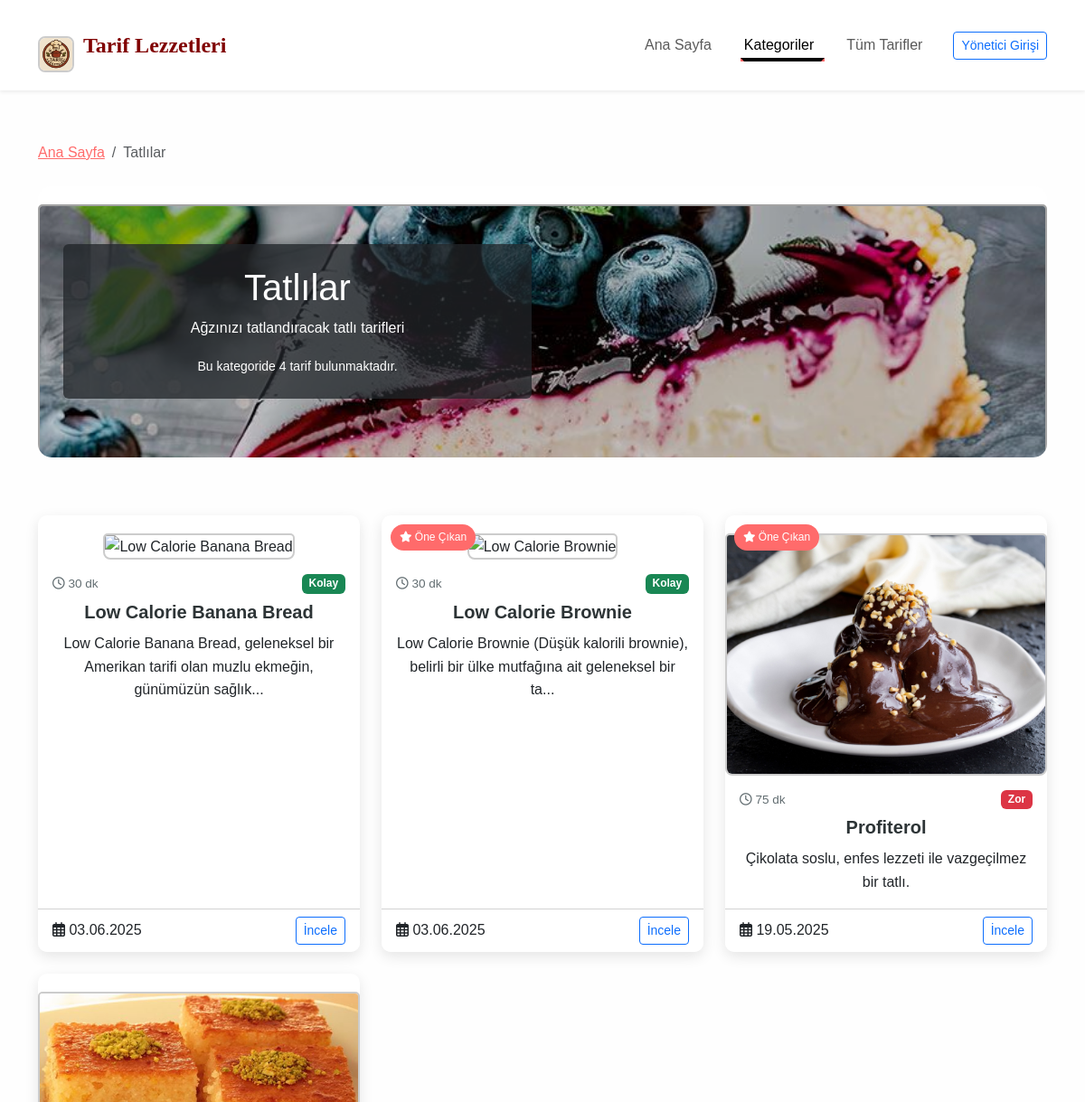
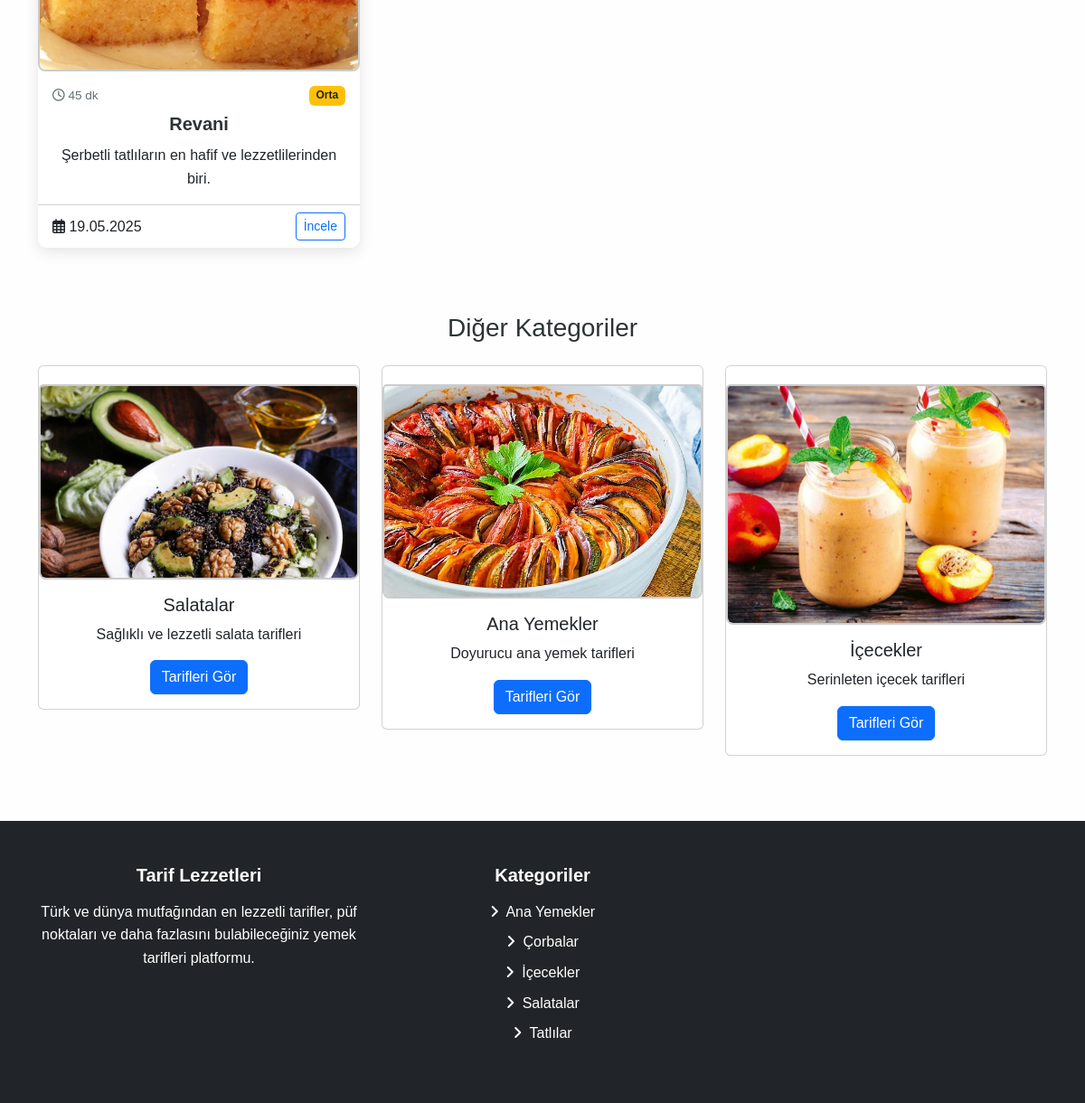
The page /kategori.php?id=3 on the database its author committed (2 pictures, top to bottom).
### tables this page shows
CREATE TABLE `kategoriler` (
  `id` int(11) NOT NULL,
  `kategori_adi` varchar(100) NOT NULL,
  `aciklama` text DEFAULT NULL,
  `resim` varchar(255) DEFAULT NULL,
  `olusturma_tarihi` timestamp NOT NULL DEFAULT current_timestamp()
);

CREATE TABLE `tarifler` (
  `id` int(11) NOT NULL,
  `kategori_id` int(11) NOT NULL,
  `tarif_adi` varchar(255) NOT NULL,
  `aciklama` text NOT NULL,
  `malzemeler` text NOT NULL,
  `yapilis` text NOT NULL,
  `sure` int(11) NOT NULL COMMENT 'Dakika cinsinden',
  `porsiyon` int(11) NOT NULL,
  `zorluk` enum('Kolay','Orta','Zor') NOT NULL DEFAULT 'Orta',
  `resim` varchar(255) DEFAULT NULL,
  `video_url` varchar(255) DEFAULT NULL,
  `eklenme_tarihi` timestamp NOT NULL DEFAULT current_timestamp(),
  `guncelleme_tarihi` timestamp NULL DEFAULT NULL ON UPDATE current_timestamp(),
  `yazar` varchar(100) DEFAULT NULL,
  `one_cikan` tinyint(1) NOT NULL DEFAULT 0,
  `goruntulenme` int(11) NOT NULL DEFAULT 0
);

### includes/config.php (called while the page is built, shortened)
<?php
try {
    $db = new PDO("mysql:host=".DB_HOST.";dbname=".DB_NAME.";charset=utf8", DB_USER, DB_PASS);
    $db->setAttribute(PDO::ATTR_ERRMODE, PDO::ERRMODE_EXCEPTION);
    $db->setAttribute(PDO::ATTR_DEFAULT_FETCH_MODE, PDO::FETCH_ASSOC);
} catch(PDOException $e) {
    die("Veritabanı bağlantı hatası: " . $e->getMessage());
}
function tarih_formati($tarih) {
    return date('d.m.Y', strtotime($tarih));
}
function kisalt($icerik, $uzunluk = 100) {
    if(strlen($icerik) > $uzunluk) {
        $icerik = substr($icerik, 0, $uzunluk) . '...';
    }
    return $icerik;
}
function kategorileri_getir() {
    global $db;
    $sorgu = $db->query("SELECT * FROM kategoriler ORDER BY kategori_adi ASC");
    return $sorgu->fetchAll();
}

### kategori.php (the view, shortened to what this page needs)
<?php
$kategori_id = (int)$_GET['id'];
include 'includes/header.php';
$kategori_sorgu = $db->prepare("SELECT * FROM kategoriler WHERE id = :id");
$kategori_sorgu->execute(['id' => $kategori_id]);
$kategori = $kategori_sorgu->fetch();
$sayfa = isset($_GET['sayfa']) && is_numeric($_GET['sayfa']) ? (int)$_GET['sayfa'] : 1;
$limit = 9;
$baslangic = ($sayfa - 1) * $limit;
$tarif_sorgu = $db->prepare("SELECT * FROM tarifler WHERE kategori_id = :kategori_id ORDER BY eklenme_tarihi DESC LIMIT :baslangic, :limit");
$tarif_sorgu->bindParam(':kategori_id', $kategori_id, PDO::PARAM_INT);
$tarif_sorgu->bindParam(':baslangic', $baslangic, PDO::PARAM_INT);
$tarif_sorgu->bindParam(':limit', $limit, PDO::PARAM_INT);
$tarif_sorgu->execute();
$tarifler = $tarif_sorgu->fetchAll();
$toplam_sorgu = $db->prepare("SELECT COUNT(*) FROM tarifler WHERE kategori_id = :kategori_id");
$toplam_sorgu->execute(['kategori_id' => $kategori_id]);
$toplam_tarif = $toplam_sorgu->fetchColumn();
?>
<div class="container">
    <nav aria-label="breadcrumb" class="mt-2 mb-4">
        <ol class="breadcrumb">
            <li class="breadcrumb-item"><a href="index.php">Ana Sayfa</a></li>
            <li class="breadcrumb-item active" aria-current="page"><?php echo $kategori['kategori_adi']; ?></li>
        </ol>
    </nav>
    <div class="row mb-4">
        <div class="col-12">
            <div class="card category-banner">
                <img src="assets/img/kategoriler/<?php echo $kategori['resim']; ?>" class="card-img" alt="<?php echo $kategori['kategori_adi']; ?>">
                <div class="card-img-overlay d-flex align-items-center">
                    <div class="container">
                        <div class="row">
                            <div class="col-md-8 col-lg-6">
                                <div class="bg-dark bg-opacity-75 p-4 rounded text-white">
                                    <h1 class="card-title"><?php echo $kategori['kategori_adi']; ?></h1>
                                    <p class="card-text"><?php echo $kategori['aciklama']; ?></p>
                                    <p class="card-text"><small>Bu kategoride <?php echo $toplam_tarif; ?> tarif bulunmaktadır.</small></p>
                                </div>
                            </div>
                        </div>
                    </div>
                </div>
            </div>
        </div>
    </div>
    <div class="row">
        <?php if(count($tarifler) > 0): ?>
            <?php foreach($tarifler as $tarif): ?>
            <div class="col-md-4 mb-4">
                <div class="card recipe-card h-100">
                    <div class="recipe-image">
                        <?php if($tarif['one_cikan']): ?>
                        <div class="recipe-featured"><i class="fas fa-star"></i> Öne Çıkan</div>
                        <?php endif; ?>
                    </div>
                    <div class="card-body">
                        <div class="recipe-meta d-flex justify-content-between mb-2">
                            <span class="recipe-time"><i class="far fa-clock"></i> <?php echo $tarif['sure']; ?> dk</span>
                            <span class="recipe-difficulty badge <?php
                                if($tarif['zorluk'] == 'Kolay') echo 'bg-success';
                                elseif($tarif['zorluk'] == 'Orta') echo 'bg-warning text-dark';
                                else echo 'bg-danger';
                            ?>"><?php echo $tarif['zorluk']; ?></span>
                        </div>
                        <h5 class="card-title"><a href="tarif_detay.php?id=<?php echo $tarif['id']; ?>" class="text-decoration-none"><?php echo $tarif['tarif_adi']; ?></a></h5>
                        <p class="card-text"><?php echo kisalt($tarif['aciklama'], 100); ?></p>
                    </div>
                    <div class="card-footer bg-white d-flex justify-content-between align-items-center">
                        <span><i class="far fa-calendar-alt"></i> <?php echo tarih_formati($tarif['eklenme_tarihi']); ?></span>
                        <a href="tarif_detay.php?id=<?php echo $tarif['id']; ?>" class="btn btn-sm btn-outline-primary">İncele</a>
                    </div>
                </div>
            </div>
            <?php endforeach; ?>
        <?php endif; ?>
    </div>
    <div class="row mt-5">
        <div class="col-12">
            <h3 class="text-center mb-4">Diğer Kategoriler</h3>
        </div>
        <?php
        $diger_kategoriler_sorgu = $db->prepare("SELECT * FROM kategoriler WHERE id != :id ORDER BY RAND() LIMIT 3");
        $diger_kategoriler_sorgu->execute(['id' => $kategori_id]);
        $diger_kategoriler = $diger_kategoriler_sorgu->fetchAll();
        foreach($diger_kategoriler as $diger_kat):
        ?>
        <div class="col-md-4 mb-4">
            <div class="card other-category-card">
                <img src="assets/img/kategoriler/<?php echo $diger_kat['resim']; ?>" class="card-img-top" alt="<?php echo $diger_kat['kategori_adi']; ?>">
                <div class="card-body text-center">
                    <h5 class="card-title"><?php echo $diger_kat['kategori_adi']; ?></h5>
                    <p class="card-text"><?php echo kisalt($diger_kat['aciklama'], 80); ?></p>
                    <a href="kategori.php?id=<?php echo $diger_kat['id']; ?>" class="btn btn-primary">Tarifleri Gör</a>
                </div>
            </div>
        </div>
        <?php endforeach; ?>
    </div>
</div>
<?php include 'includes/footer.php'; ?>

### includes/footer.php (shortened to what this page needs)
 </main>
    <footer class="bg-dark text-white py-5">
        <div class="container">
            <div class="row">
                <div class="col-md-4 mb-4 mb-md-0">
                    <h5 class="mb-3">Tarif Lezzetleri</h5>
                    <p>Türk ve dünya mutfağından en lezzetli tarifler, püf noktaları ve daha fazlasını bulabileceğiniz yemek tarifleri platformu.</p>
                </div>
                <div class="col-md-4 mb-4 mb-md-0">
                    <h5 class="mb-3">Kategoriler</h5>
                    <ul class="list-unstyled">
                        <?php
                        $footer_kategoriler = kategorileri_getir();
                        foreach($footer_kategoriler as $kategori):
                        ?>
                        <li class="mb-2"><a href="kategori.php?id=<?php echo $kategori['id']; ?>" class="text-white text-decoration-none"><i class="fas fa-angle-right me-1"></i> <?php echo $kategori['kategori_adi']; ?></a></li>
                        <?php endforeach; ?>
                    </ul>
                </div>
    </footer>
</body>
</html>

### assets/css/style.css (style rules this page uses)
:root { --primary: #ff6b6b; --secondary: #4ecdc4; --dark: #2d3436; --light: #f9f9f9; --gray: #dfe6e9; --success: #55efc4; --warning: #ffeaa7; --danger: #ff7675; --info: #74b9ff; }
body { font-family: 'Nunito', -apple-system, BlinkMacSystemFont, "Segoe UI", Roboto, "Helvetica Neue", Arial, sans-serif; color: var(--dark); background-color: var(--light); line-height: 1.6; }
a { color: var(--primary); transition: all 0.3s ease; }
.recipe-card { border: none; border-radius: 10px; overflow: hidden; box-shadow: 0 5px 15px rgba(0, 0, 0, 0.1); transition: transform 0.3s, box-shadow 0.3s; }
.recipe-image { position: relative; overflow: hidden; }
.recipe-featured { position: absolute; top: 10px; left: 10px; background-color: var(--primary); color: white; padding: 5px 10px; font-size: 0.75rem; border-radius: 20px; z-index: 1; }
.recipe-card .card-title { font-weight: 700; margin-bottom: 10px; }
.recipe-card .card-title a { color: var(--dark); text-decoration: none; }
.recipe-time, .recipe-portions { font-size: 0.85rem; color: #636e72; }
.category-banner { height: 300px; border: none; overflow: hidden; border-radius: 15px; margin-bottom: 40px; }
.category-banner img { height: 100%; object-fit: cover; filter: brightness(0.8); transition: transform 0.5s, filter 0.5s; }
footer { background-color: var(--dark); color: white; padding: 60px 0 30px; }
footer h5 { margin-bottom: 20px; font-weight: 700; }
body { text-align: center; font-family: Arial, sans-serif; background-color: #fefefe; }
img { width: 300px; height: auto; margin-top: 20px; border: 2px solid #ccc; border-radius: 8px; }

### rows shown on the page
kategoriler: kategori_adi "Tatlılar", resim (picture), aciklama "Ağzınızı tatlandıracak tatlı tarifleri"
tarifler: sure "30", zorluk "Kolay", tarif_adi "Low Calorie Banana Bread", aciklama "Low Calorie Banana Bread, geleneksel bir Amerikan tarifi olan muzlu ekmeğin, günümüzün sağlık...", eklenme_tarihi "03.06.2025"
tarifler: one_cikan 1 (drawn), sure "30", zorluk "Kolay", tarif_adi "Low Calorie Brownie", aciklama "Low Calorie Brownie (Düşük kalorili brownie), belirli bir ülke mutfağına ait geleneksel bir ta...", eklenme_tarihi "03.06.2025"
tarifler: one_cikan 1 (drawn), sure "75", zorluk "Zor", tarif_adi "Profiterol", aciklama "Çikolata soslu, enfes lezzeti ile vazgeçilmez bir tatlı.", eklenme_tarihi "19.05.2025"
tarifler: sure "45", zorluk "Orta", tarif_adi "Revani", aciklama "Şerbetli tatlıların en hafif ve lezzetlilerinden biri.", eklenme_tarihi "19.05.2025"
kategoriler: resim (picture), kategori_adi "Salatalar", aciklama "Sağlıklı ve lezzetli salata tarifleri"
kategoriler: resim (picture), kategori_adi "Ana Yemekler", aciklama "Doyurucu ana yemek tarifleri"
kategoriler: resim (picture), kategori_adi "İçecekler", aciklama "Serinleten içecek tarifleri"
kategoriler: kategori_adi "Çorbalar"

### other values the page prints
SITE_TITLE "Tarif Lezzetleri"
$toplam_tarif "4"
